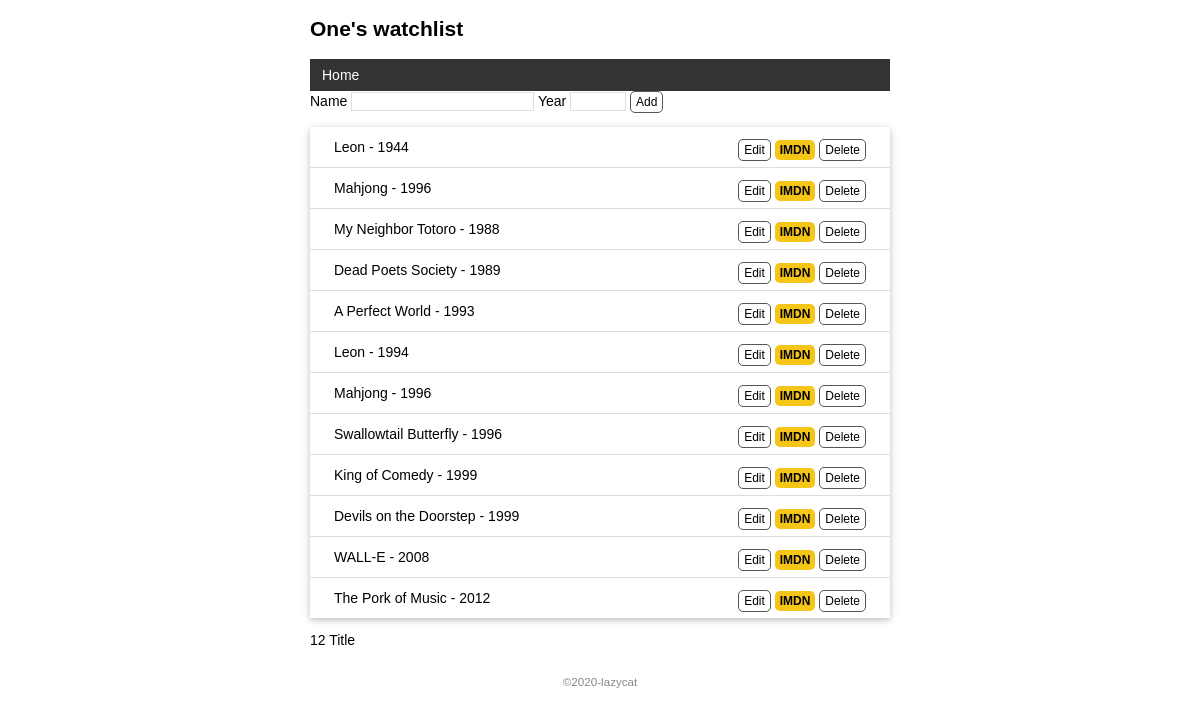
Before: / with the older database file.
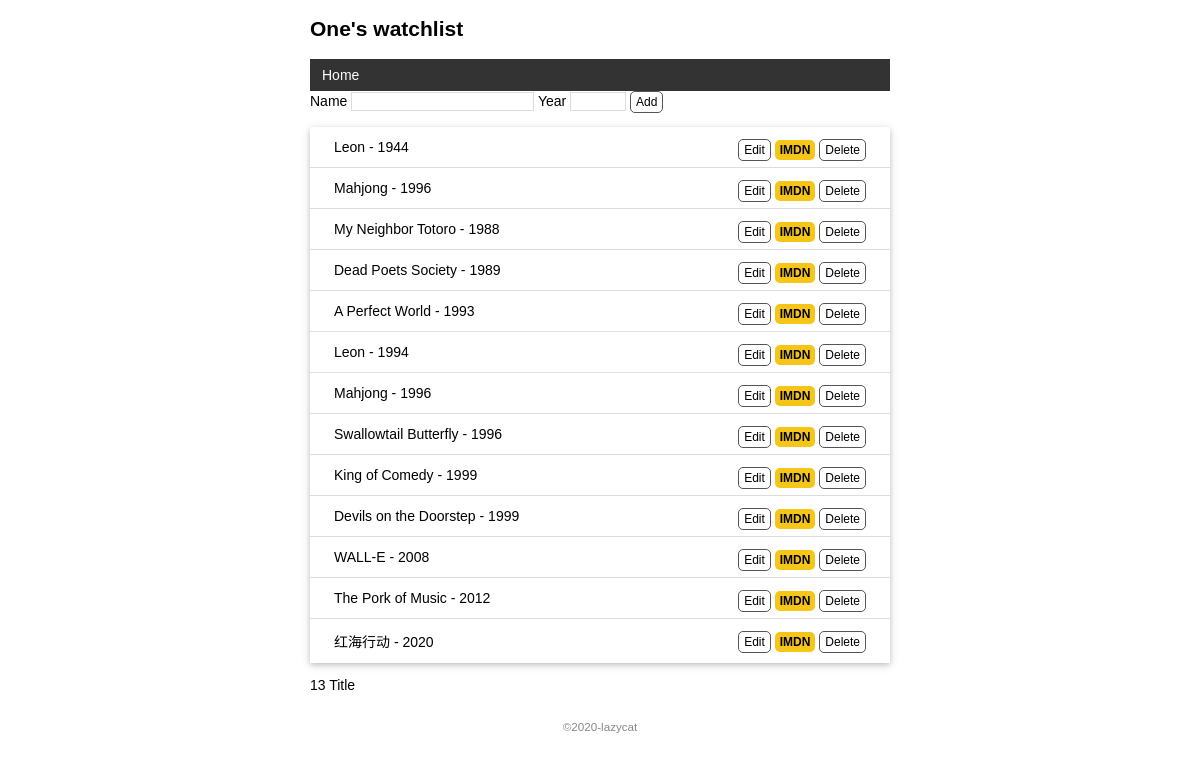
After: the same page with the newer database file.
### app.py (models this page shows)
class User(db.Model):
    id = db.Column(db.Integer, primary_key=True)
    name = db.Column(db.String(20))

class Movie(db.Model):
    id = db.Column(db.Integer, primary_key=True)
    title = db.Column(db.String(64))
    year = db.Column(db.String(4))

### app.py (the view, shortened to what this page needs)
@app.route('/', methods=['GET', 'POST'])
def index():
    movies = Movie.query.all()
    return render_template('index.html', movies=movies)

### app.py (called while the page is built)
@app.context_processor
def inject_user():
    user = User.query.first()
    return dict(user=user)

### templates/index.html
{% extends 'base.html' %}
{% block content %}
<form method="post">
    Name <input type="text" name="title" autocomplete="off" required>
    Year <input type="text" name="year" autocomplete="off" required>
    <input class="btn" type="submit" name="submit" value="Add">
</form>
<ul class="movie-list">
    {% for movie in movies %}
    <li>{{ movie.title }} - {{ movie.year }}
        <span class="float-right">
            <a class="btn" href="{{ url_for('edit', movie_id=movie.id) }}">Edit</a>
            <a class="imdb" href="https://www.imdb.com/find?q={{ movie.title }} " target="_blank" title="find this movie on imdb">IMDN</a>
            <form class="inline-form" method="post" action="{{ url_for('delete', movie_id=movie.id) }}">
                <input class="btn" type="submit" name="delete" value="Delete" onclick="return confirm('Are you sure?')">
            </form>
        </span>
    </li>
    {% endfor %}
</ul>
<p>{{ movies | length }} Title</p>
{% endblock %}

### templates/base.html (shortened to what this page needs)
<!DOCTYPE html>
<html lang="en">
<head>
    {% block head %}
    <link rel="stylesheet" href="{{ url_for('static', filename='style.css') }}" type="text/css">
    {% endblock %}
</head>
<body>
    <h2>
        {{ user.name }}'s watchlist
    </h2>
    <nav>
        <ul>
            <li><a href="{{ url_for('index') }}">Home</a> </li>
        </ul>
    </nav>
    {% block content %}{% endblock %}
    <footer>
        <small>&copy;2020-lazycat</small>
    </footer>
</body>
</html>

### static/style.css (style rules this page uses)
body { margin: auto; max-width: 580px; font-size: 14px; font-family: Helvetica, Arial, sans-serif; }
footer { color: #888; margin-top: 15px; text-align: center; padding: 10px; }
.movie-list { list-style-type: none; padding: 0; margin-bottom: 10px; box-shadow: 0 2px 5px 0 rgba(0, 0, 0, 0.16), 0 2px 10px 0 rgba(0, 0, 0, 0.12); }
.movie-list li { padding: 12px 24px; border-bottom: 1px solid #ddd; }
.movie-list li:last-child { border-bottom:none; }
nav ul { list-style-type: none; margin: 0; padding: 0; overflow: hidden; background-color: #333; }
nav li { float: left; }
nav li a { display: block; color: white; text-align: center; padding: 8px 12px; text-decoration: none; }
.float-right { float: right; }
.imdb { font-size: 12px; font-weight: bold; color: black; text-decoration: none; background: #F5C518; border-radius: 5px; padding: 3px 5px; }
input[type=submit] { font-family: inherit; }
input[type=text] { border: 1px solid #ddd; }
input[name=year] { width: 50px; }
.btn { font-size: 12px; padding: 3px 5px; text-decoration: none; cursor: pointer; background-color: white; color: black; border: 1px solid #555555; border-radius: 5px; }
.inline-form { display:inline; }

Changed rows visible on the page:
added Movie: title "红海行动", year "2020"
Other visible differences:
{{ movies | length }}: "12" → "13"
